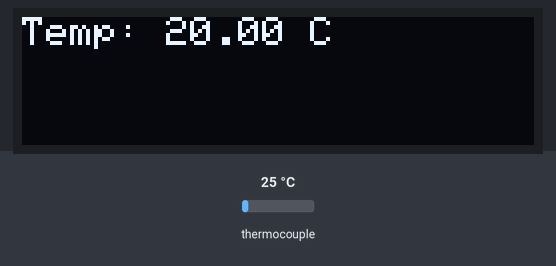
This sketch was run on a simulated ESP8266 (NodeMCU). Shown: 128×32 one-colour display. The test bench sets the inputs (shaded band); at power-on: thermocouple 25 °C. WiFi joins after 1.5 s; servers stay silent unless stated; uploads are accepted with an empty reply; what the sketch prints to the serial monitor is not drawn.

Above: at 2.7 s.
2.8 s: thermocouple set to 6 °C
At 7.8 s:
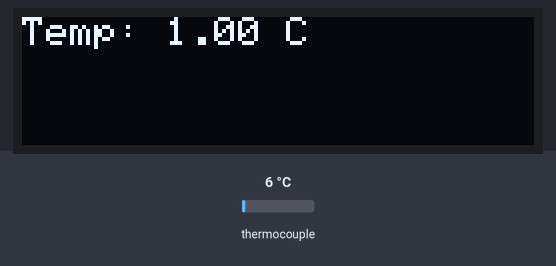
8.2 s: thermocouple set to 75 °C
At 12.3 s:
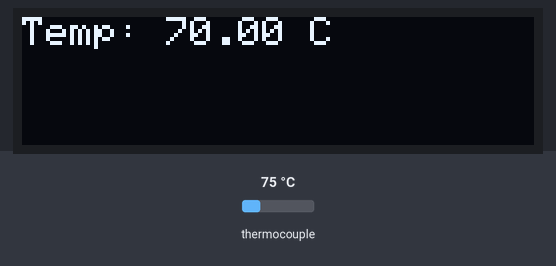
13.4 s: thermocouple set to 150 °C
At 18.1 s:
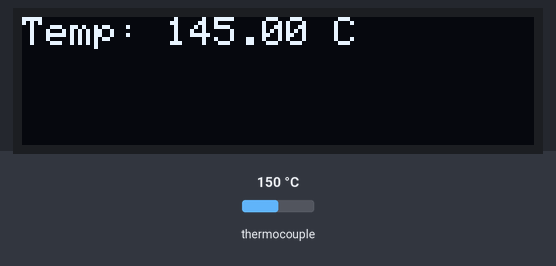
Timing chart, 0 to 19.6 s (numbered marks = the images above; inputs shaded):
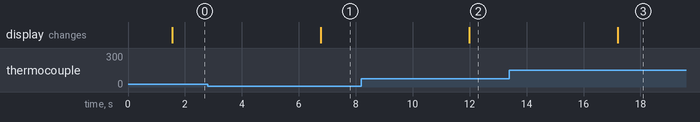

The sketch:

firmware.ino
```cpp
#include <Adafruit_MAX31865.h>
#include <Adafruit_GFX.h>
#include <Adafruit_SSD1306.h>
#include <Wire.h>
#include <ESP8266WiFi.h>
#include <ESP8266HTTPClient.h>

// WiFi Settings
const char* ssid = "EWII-20B0-2.4GHz";
const char* password = "GCJMXUCD3DIGV2";
const char* serverUrl = "http://192.168.1.248:8080/log";

// OLED setup
#define SCREEN_WIDTH 128
#define SCREEN_HEIGHT 32
#define OLED_RESET -1
#define OLED_ADDR 0x3C
Adafruit_SSD1306 display(SCREEN_WIDTH, SCREEN_HEIGHT, &Wire, OLED_RESET);

// Thermo setup
Adafruit_MAX31865 thermo(16);
#define TEMP_OFFSET 5.0
#define RREF      427.0
#define RNOMINAL  100.0

void setup() {
  Serial.begin(115200);

  // WiFi Setup
  WiFi.begin(ssid, password);
  while (WiFi.status() != WL_CONNECTED) {
    delay(500);
    Serial.print(".");
  }
  Serial.println("\nConnected to WiFi");

  // OLED  Setup
  Wire.begin(4,5);
  display.begin(SSD1306_SWITCHCAPVCC, OLED_ADDR);
  display.clearDisplay();
  display.setTextSize(1);
  display.setTextColor(SSD1306_WHITE);

  // Thermo setup
  thermo.begin(MAX31865_2WIRE);
}

void loop() {
  uint16_t rtd = thermo.readRTD();

  Serial.print("RTD value: ");
  Serial.println(rtd);

  float ratio = rtd;
  ratio /= 32768;

  Serial.print("Ratio = ");
  Serial.println(ratio,8);

  Serial.print("Resistance = ");
  Serial.println(RREF*ratio,8);

  float temp = thermo.temperature(RNOMINAL, RREF) - TEMP_OFFSET;
  Serial.print("Temperature = ");
  Serial.println(temp);


  // Print to OLED
  display.clearDisplay();
  display.setCursor(0, 0);
  display.print("Temp: ");
  display.print(temp);
  display.println(" C");
  display.display();

  // Send to Go Backend
  if (WiFi.status() == WL_CONNECTED) {
    WiFiClient client;
    HTTPClient http;

    http.begin(client, serverUrl);
    http.addHeader("Content-Type", "application/json");

    // Construct simple JSON string
    String httpRequestData = "{\"temperature\":" + String(temp) + "}";

    int httpResponseCode = http.POST(httpRequestData);

    Serial.print("HTTP Response code: ");
    Serial.println(httpResponseCode);

    http.end();
  }

  delay(5000); // Send data every 5 seconds
}
```

Measured:
- after the input at 2.8 s, the display: changes after 4.0 s (image 1)
- after the input at 8.2 s, the display: changes after 3.8 s (image 2)
- after the input at 13.4 s, the display: changes after 3.8 s (image 3)
